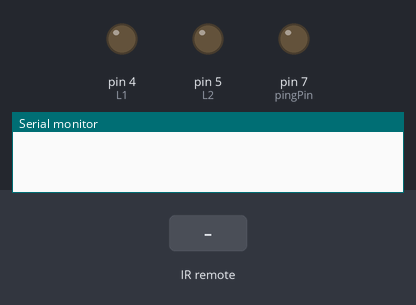
Recording of a sketch running on a simulated Arduino Uno, built with avr-gcc and run on an emulated ATmega328P. Shown: output pins drawn as LEDs (lit = HIGH), the last lines printed to the serial monitor. The test bench sets the inputs (shaded band). Pins used as bus, display or sensor lines are not drawn.

Above: at 1.2 s.
1.3 s: infrared code 0xFD807F received
At 2.2 s:
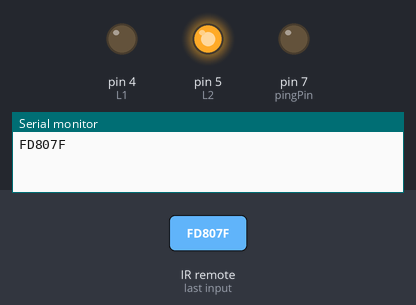
2.8 s: infrared code 0xFD906F received
At 3.3 s:
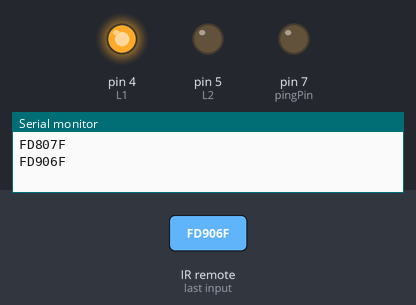
4.3 s: infrared code 0xFD609F received
At 5.7 s:
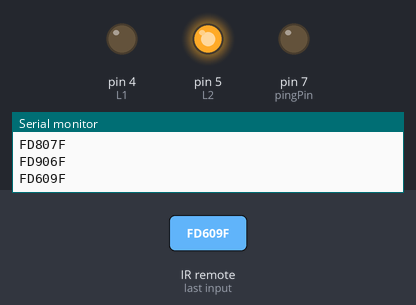
Timing chart, 0 to 7.3 s (numbered marks = the images above; inputs shaded):
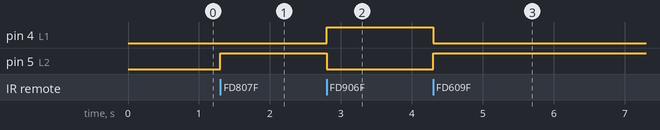

The sketch:

code.ino
```cpp
#include <IRremote.h>

// C++ code

const int pingPin = 7; // Trigger Pin of Ultrasonic Sensor
const int echoPin = 6; // Echo Pin of Ultrasonic Sensor
const int irPin = 8;

IRrecv receiver(irPin);
decode_results results;

void setup()
{
  pinMode(2, OUTPUT); //R1
  pinMode(3, OUTPUT); //R2
  pinMode(4, OUTPUT); //L1
  pinMode(5, OUTPUT); //L2
  Serial.begin(9600);
  pinMode(pingPin, OUTPUT);
  pinMode(echoPin, INPUT);
  pinMode(irPin, INPUT);
  receiver.enableIRIn();
}

void loop()
{
  int cm;

  //cm = sensor_front();

  //find codes.
  if (receiver.decode(&results)) // decode the received signal and store it in results
  {
    Serial.println(results.value, HEX); // print the values in the Serial Monitor
    receiver.resume(); // reset the receiver for the next code
  }

  if(results.value == 0xFD807F)
  {
    forward();
  }
  else if(results.value == 0xFDA05F)
  {
    stop();
  }
  else if(results.value == 0xFD906F)
  {
    backwards();
  }
  else if(results.value == 0xFD20DF)
  {
    left();
  }
  else if(results.value == 0xFD609F)
  {
    right();
  }
}

void stop()
{
    digitalWrite(2, LOW);
  	digitalWrite(3, LOW);

    digitalWrite(4, LOW);
    digitalWrite(5, LOW);
}

void forward()
{
    digitalWrite(2, HIGH);
  	digitalWrite(3, LOW);

    digitalWrite(4, LOW);
    digitalWrite(5, HIGH);
}
void backwards()
{
    digitalWrite(2, LOW);
  	digitalWrite(3, HIGH);

    digitalWrite(4, HIGH);
    digitalWrite(5, LOW);
}
void right()
{
    digitalWrite(2, LOW);
  	digitalWrite(3, LOW);

    digitalWrite(4, LOW);
    digitalWrite(5, HIGH);
}

void left()
{
    digitalWrite(2, HIGH);
  	digitalWrite(3, LOW);

    digitalWrite(4, LOW);
    digitalWrite(5, LOW);
}


int sensor_front()
{
   long duration,cm;

   digitalWrite(pingPin, LOW);
   delayMicroseconds(2);

   digitalWrite(pingPin, HIGH);
   delayMicroseconds(10);
   digitalWrite(pingPin, LOW);

   duration = pulseIn(echoPin, HIGH);

   cm = duration * 0.034 / 2;
   Serial.print(cm);
   Serial.print(" cm ");
   Serial.println();
   delay(100);
   return cm;
}
```

Measured:
- after the input at 1.3 s, pin 5 (L2): LOW → HIGH at once
- after the input at 2.8 s, pin 4 (L1): LOW → HIGH at once; pin 5 (L2): HIGH → LOW at once
- after the input at 4.3 s, pin 4 (L1): HIGH → LOW at once; pin 5 (L2): LOW → HIGH at once
